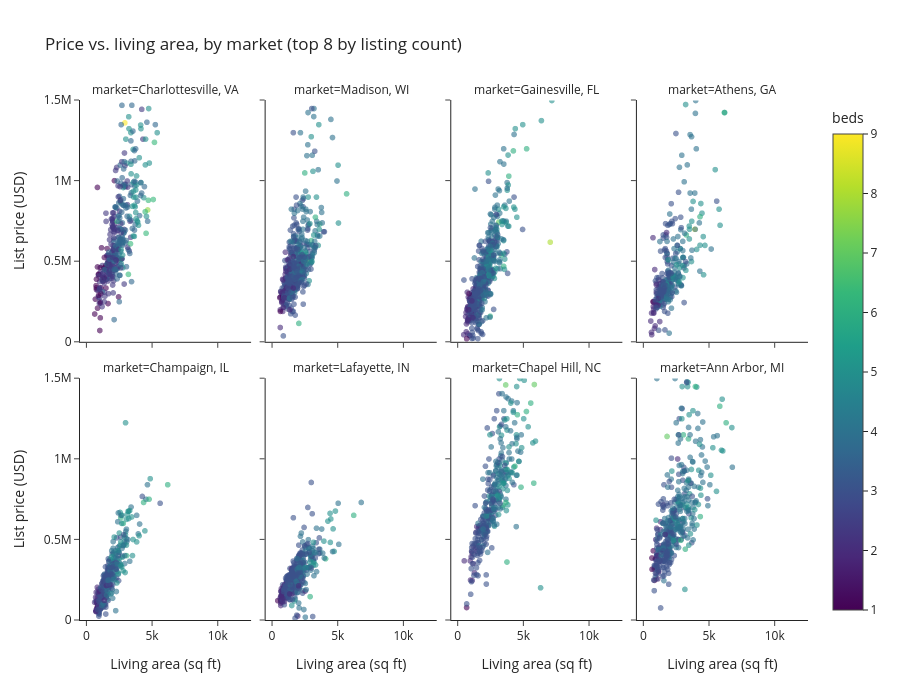

Source (notebook cell):
### Markdown cell above
## 📐 What Drives Price Within a Market?

Living area is the biggest single driver in almost every residential market.
Faceting by market lets the committee see how steep that relationship is in
each town.

### Code cell
sample = df.sample(n=min(5000, len(df)), random_state=0)
top_markets = market_counts.nlargest(8, "listings")["market"].tolist()
sample8 = sample[sample["market"].isin(top_markets)]

fig = px.scatter(
    sample8,
    x="living_area",
    y="price",
    color="beds",
    facet_col="market",
    facet_col_wrap=4,
    opacity=0.6,
    height=700,
    title="Price vs. living area, by market (top 8 by listing count)",
    labels={"living_area": "Living area (sq ft)", "price": "List price (USD)"},
)
fig.update_yaxes(range=[0, 1_500_000])
fig.show()

### Figure 1 — Plotly figure (JSON) as saved in the notebook; plotly's stock layout.template omitted (floating-point values rounded to 4 significant figures; data arrays with more than 128 entries replaced by an {"elided": "..."} marker saying what was removed)
{"data": [{"hovertemplate": "market=Charlottesville, VA<br>Living area (sq ft)=%{x}<br>List price (USD)=%{y}<br>beds=%{marker.color}<extra></extra>", "legendgroup": "", "marker": {"color": {"elided": "402 int values"}, "coloraxis": "coloraxis", "opacity": 0.6, "symbol": "circle"}, "mode": "markers", "name": "", "showlegend": false, "type": "scattergl", "x": {"elided": "402 float values"}, "xaxis": "x5", "y": {"elided": "402 int values"}, "yaxis": "y5"}, {"hovertemplate": "market=Madison, WI<br>Living area (sq ft)=%{x}<br>List price (USD)=%{y}<br>beds=%{marker.color}<extra></extra>", "legendgroup": "", "marker": {"color": {"elided": "663 int values"}, "coloraxis": "coloraxis", "opacity": 0.6, "symbol": "circle"}, "mode": "markers", "name": "", "showlegend": false, "type": "scattergl", "x": {"elided": "663 float values"}, "xaxis": "x6", "y": {"elided": "663 int values"}, "yaxis": "y6"}, {"hovertemplate": "market=Gainesville, FL<br>Living area (sq ft)=%{x}<br>List price (USD)=%{y}<br>beds=%{marker.color}<extra></extra>", "legendgroup": "", "marker": {"color": {"elided": "800 int values"}, "coloraxis": "coloraxis", "opacity": 0.6, "symbol": "circle"}, "mode": "markers", "name": "", "showlegend": false, "type": "scattergl", "x": {"elided": "800 float values"}, "xaxis": "x7", "y": {"elided": "800 int values"}, "yaxis": "y7"}, {"hovertemplate": "market=Athens, GA<br>Living area (sq ft)=%{x}<br>List price (USD)=%{y}<br>beds=%{marker.color}<extra></extra>", "legendgroup": "", "marker": {"color": {"elided": "327 int values"}, "coloraxis": "coloraxis", "opacity": 0.6, "symbol": "circle"}, "mode": "markers", "name": "", "showlegend": false, "type": "scattergl", "x": {"elided": "327 float values"}, "xaxis": "x8", "y": {"elided": "327 int values"}, "yaxis": "y8"}, {"hovertemplate": "market=Champaign, IL<br>Living area (sq ft)=%{x}<br>List price (USD)=%{y}<br>beds=%{marker.color}<extra></extra>", "legendgroup": "", "marker": {"color": {"elided": "336 int values"}, "coloraxis": "coloraxis", "opacity": 0.6, "symbol": "circle"}, "mode": "markers", "name": "", "showlegend": false, "type": "scattergl", "x": {"elided": "336 float values"}, "xaxis": "x", "y": {"elided": "336 int values"}, "yaxis": "y"}, {"hovertemplate": "market=Lafayette, IN<br>Living area (sq ft)=%{x}<br>List price (USD)=%{y}<br>beds=%{marker.color}<extra></extra>", "legendgroup": "", "marker": {"color": {"elided": "502 int values"}, "coloraxis": "coloraxis", "opacity": 0.6, "symbol": "circle"}, "mode": "markers", "name": "", "showlegend": false, "type": "scattergl", "x": {"elided": "502 float values"}, "xaxis": "x2", "y": {"elided": "502 int values"}, "yaxis": "y2"}, {"hovertemplate": "market=Chapel Hill, NC<br>Living area (sq ft)=%{x}<br>List price (USD)=%{y}<br>beds=%{marker.color}<extra></extra>", "legendgroup": "", "marker": {"color": {"elided": "367 int values"}, "coloraxis": "coloraxis", "opacity": 0.6, "symbol": "circle"}, "mode": "markers", "name": "", "showlegend": false, "type": "scattergl", "x": {"elided": "367 float values"}, "xaxis": "x3", "y": {"elided": "367 int values"}, "yaxis": "y3"}, {"hovertemplate": "market=Ann Arbor, MI<br>Living area (sq ft)=%{x}<br>List price (USD)=%{y}<br>beds=%{marker.color}<extra></extra>", "legendgroup": "", "marker": {"color": {"elided": "431 int values"}, "coloraxis": "coloraxis", "opacity": 0.6, "symbol": "circle"}, "mode": "markers", "name": "", "showlegend": false, "type": "scattergl", "x": {"elided": "431 float values"}, "xaxis": "x4", "y": {"elided": "431 int values"}, "yaxis": "y4"}], "layout": {"annotations": [{"font": {}, "showarrow": false, "text": "market=Champaign, IL", "x": 0.1175, "xanchor": "center", "xref": "paper", "y": 0.465, "yanchor": "bottom", "yref": "paper"}, {"font": {}, "showarrow": false, "text": "market=Lafayette, IN", "x": 0.3725, "xanchor": "center", "xref": "paper", "y": 0.465, "yanchor": "bottom", "yref": "paper"}, {"font": {}, "showarrow": false, "text": "market=Chapel Hill, NC", "x": 0.6275, "xanchor": "center", "xref": "paper", "y": 0.465, "yanchor": "bottom", "yref": "paper"}, {"font": {}, "showarrow": false, "text": "market=Ann Arbor, MI", "x": 0.8825, "xanchor": "center", "xref": "paper", "y": 0.465, "yanchor": "bottom", "yref": "paper"}, {"font": {}, "showarrow": false, "text": "market=Charlottesville, VA", "x": 0.1175, "xanchor": "center", "xref": "paper", "y": 1.0, "yanchor": "bottom", "yref": "paper"}, {"font": {}, "showarrow": false, "text": "market=Madison, WI", "x": 0.3725, "xanchor": "center", "xref": "paper", "y": 1.0, "yanchor": "bottom", "yref": "paper"}, {"font": {}, "showarrow": false, "text": "market=Gainesville, FL", "x": 0.6275, "xanchor": "center", "xref": "paper", "y": 1.0, "yanchor": "bottom", "yref": "paper"}, {"font": {}, "showarrow": false, "text": "market=Athens, GA", "x": 0.8825, "xanchor": "center", "xref": "paper", "y": 1.0, "yanchor": "bottom", "yref": "paper"}], "coloraxis": {"colorbar": {"title": {"text": "beds"}}, "colorscale": [[0, "#440154"], [0.1111, "#482878"], [0.2222, "#3e4989"], [0.3333, "#31688e"], [0.4444, "#26828e"], [0.5556, "#1f9e89"], [0.6667, "#35b779"], [0.7778, "#6ece58"], [0.8889, "#b5de2b"], [1, "#fde725"]]}, "height": 700, "legend": {"tracegroupgap": 0}, "title": {"text": "Price vs. living area, by market (top 8 by listing count)"}, "xaxis": {"anchor": "y", "domain": [0, 0.235], "title": {"text": "Living area (sq ft)"}}, "xaxis2": {"anchor": "y2", "domain": [0.255, 0.49], "matches": "x", "title": {"text": "Living area (sq ft)"}}, "xaxis3": {"anchor": "y3", "domain": [0.51, 0.745], "matches": "x", "title": {"text": "Living area (sq ft)"}}, "xaxis4": {"anchor": "y4", "domain": [0.765, 1.0], "matches": "x", "title": {"text": "Living area (sq ft)"}}, "xaxis5": {"anchor": "y5", "domain": [0, 0.235], "matches": "x", "showticklabels": false}, "xaxis6": {"anchor": "y6", "domain": [0.255, 0.49], "matches": "x", "showticklabels": false}, "xaxis7": {"anchor": "y7", "domain": [0.51, 0.745], "matches": "x", "showticklabels": false}, "xaxis8": {"anchor": "y8", "domain": [0.765, 1.0], "matches": "x", "showticklabels": false}, "yaxis": {"anchor": "x", "domain": [0, 0.465], "range": [0, 1500000], "title": {"text": "List price (USD)"}}, "yaxis2": {"anchor": "x2", "domain": [0, 0.465], "matches": "y", "range": [0, 1500000], "showticklabels": false}, "yaxis3": {"anchor": "x3", "domain": [0, 0.465], "matches": "y", "range": [0, 1500000], "showticklabels": false}, "yaxis4": {"anchor": "x4", "domain": [0, 0.465], "matches": "y", "range": [0, 1500000], "showticklabels": false}, "yaxis5": {"anchor": "x5", "domain": [0.535, 1.0], "matches": "y", "range": [0, 1500000], "title": {"text": "List price (USD)"}}, "yaxis6": {"anchor": "x6", "domain": [0.535, 1.0], "matches": "y", "range": [0, 1500000], "showticklabels": false}, "yaxis7": {"anchor": "x7", "domain": [0.535, 1.0], "matches": "y", "range": [0, 1500000], "showticklabels": false}, "yaxis8": {"anchor": "x8", "domain": [0.535, 1.0], "matches": "y", "range": [0, 1500000], "showticklabels": false}}}
